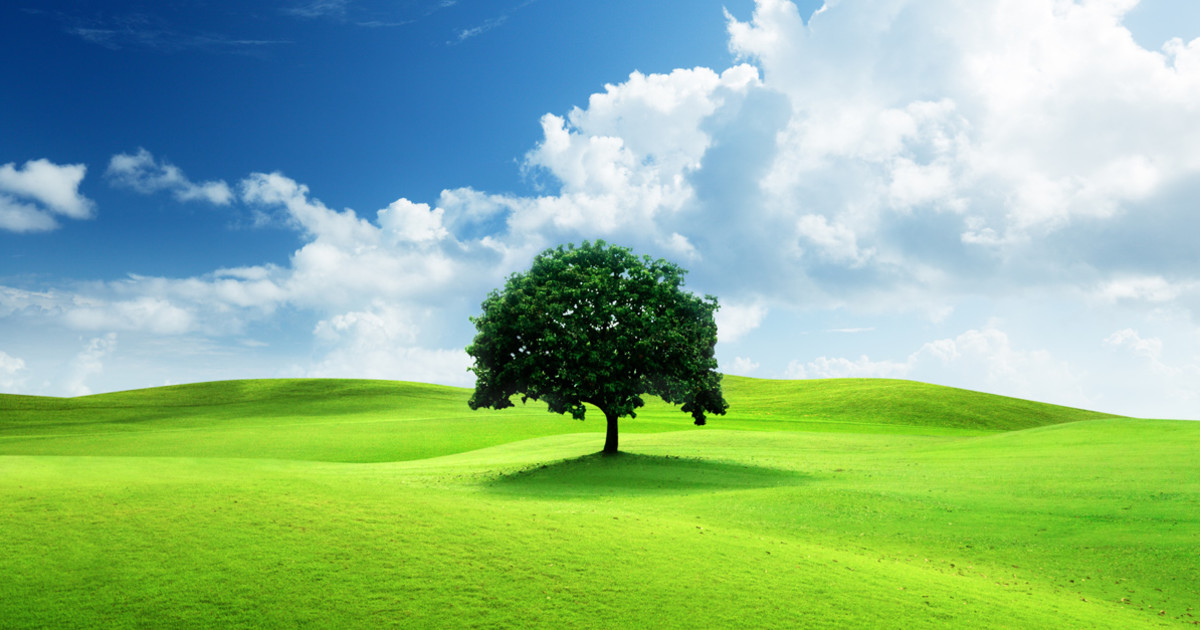
#> input picture Sreerag M/CO1/tree.jpg, 1200 x 630 px
$ jupyter execute Image.ipynb
#> lines starting #> are read from the running program, lines starting #| are printed output that depends on the picture
[cell 1]
import numpy as np
from PIL import Image
from scipy import ndimage
from matplotlib import pyplot as plt

a = Image.open('tree.jpg')
#> a is the input picture: PIL image 1200x630 RGB; mean R, G, B 139.6, 183.3, 139.7
angle_degrees = 180
rotated_image = ndimage.rotate(a, angle_degrees)
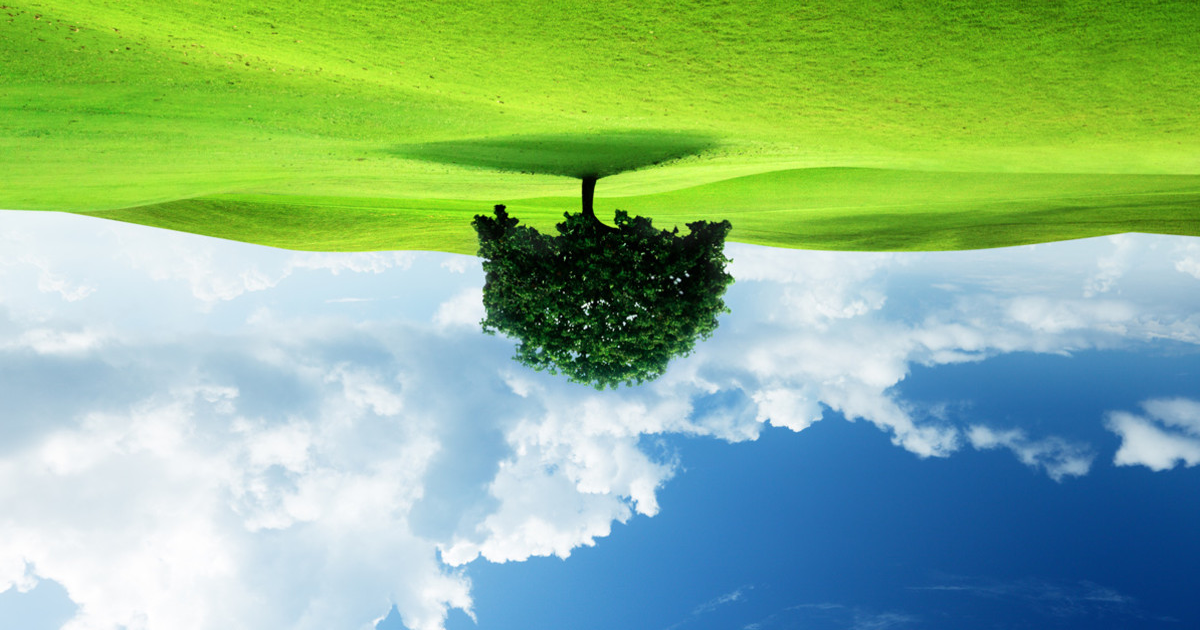
#> rotated_image: shape (630, 1200, 3); mean R, G, B 139.6, 183.3, 139.7
plt.imshow(rotated_image)
